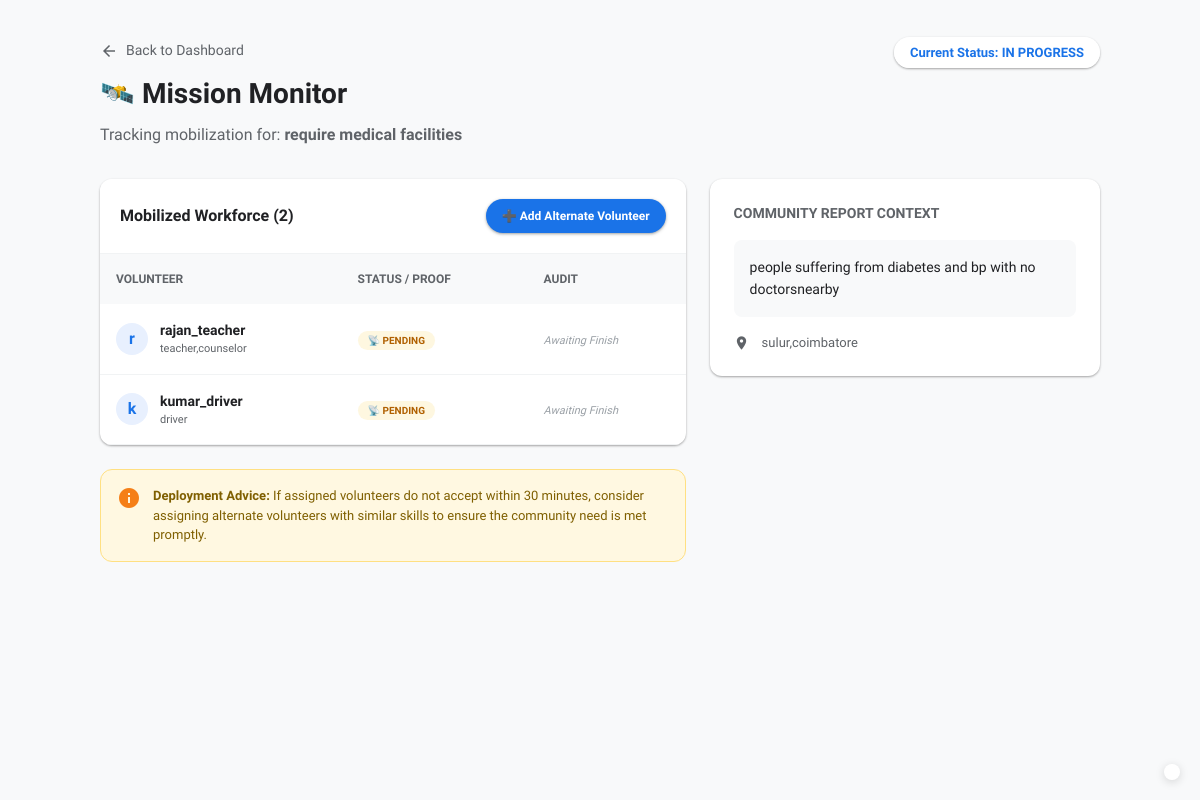
The app's page /needs/track/9/ (signed in) with its own data.
### core/models.py (models this page shows, shortened)
class NeedReport(models.Model):
    CATEGORY_CHOICES = [
        ('health', '🏥 Health & Medical'),
        ('education', '🎓 Education'),
        ('food', '🍱 Food & Nutrition'),
        ('infrastructure', '🏗️ Infrastructure'),
        ('sanitation', '🚿 Sanitation & Water'),
        ('elderly', '👵 Elderly & Disabled Care'),
        ('other', '📌 Other'),
    ]
    STATUS_CHOICES = [
        ('pending', 'Pending'),
        ('in_progress', 'In Progress'),
        ('awaiting_verification', 'Awaiting Verification'),
        ('resolved', 'Resolved'),
    ]
    URGENCY_CHOICES = [
        ('high', '🔴 High'),
        ('medium', '🟡 Medium'),
        ('low', '🟢 Low'),
        ('unscored', 'Not Scored Yet'),
    ]
    SOURCE_CHOICES = [
        ('digital', 'Digital Submission'),
        ('digitized', 'Digitized Document'),
        ('public', 'Public Report'),
    ]
    title = models.CharField(max_length=200)
    description = models.TextField()
    category = models.CharField(max_length=50, choices=CATEGORY_CHOICES)
    status = models.CharField(max_length=30, choices=STATUS_CHOICES, default='pending')
    urgency = models.CharField(max_length=20, choices=URGENCY_CHOICES, default='unscored')
    ai_recommendation = models.TextField(blank=True, default='')
    ai_scored = models.BooleanField(default=False)
    location_name = models.CharField(max_length=200)
    latitude = models.FloatField(null=True, blank=True)
    longitude = models.FloatField(null=True, blank=True)
    photo = models.ImageField(upload_to='needs/', blank=True, null=True)
    source = models.CharField(max_length=20, choices=SOURCE_CHOICES, default='digital')
    submitted_by = models.ForeignKey(
        User,
        on_delete=models.SET_NULL,
        null=True,
        blank=True,
        related_name='submitted_needs'
    )
    ngo = models.ForeignKey(
        NGO,
        on_delete=models.SET_NULL,
        null=True,
        blank=True,
        related_name='needs'
    )
    created_at = models.DateTimeField(auto_now_add=True)
    updated_at = models.DateTimeField(auto_now=True)
    class Meta:
        ordering = ['-created_at']

class Assignment(models.Model):
    STATUS_CHOICES = [
        ('assigned', 'Assigned'),
        ('accepted', 'Accepted'),
        ('in_progress', 'In Progress'),
        ('completed', 'Completed'),
        ('cancelled', 'Cancelled'),
    ]
    need = models.ForeignKey(
        NeedReport,
        on_delete=models.CASCADE,
        related_name='assignments'
    )
    volunteer = models.ForeignKey(
        User,
        on_delete=models.CASCADE,
        related_name='assignments'
    )
    assigned_by = models.ForeignKey(
        User,
        on_delete=models.SET_NULL,
        null=True,
        related_name='created_assignments'
    )
    status = models.CharField(
        max_length=20,
        choices=STATUS_CHOICES,
        default='assigned'
    )
    ai_recommendation = models.TextField(blank=True, default='')
    notes = models.TextField(blank=True, default='')
    completion_photo = models.ImageField(
        upload_to='completions/',
        blank=True,
        null=True
    )
    completion_notes = models.TextField(blank=True, default='')
    assigned_at = models.DateTimeField(auto_now_add=True)
    updated_at = models.DateTimeField(auto_now=True)
    completed_at = models.DateTimeField(null=True, blank=True)
    is_verified = models.BooleanField(default=False)
    verified_at = models.DateTimeField(null=True, blank=True)

class User(AbstractUser):
    role = models.CharField(
        max_length=20,
        choices=Role.choices,
        default=Role.PUBLIC
    )
    ngo = models.ForeignKey(
        NGO,
        on_delete=models.SET_NULL,
        null=True,
        blank=True,
        related_name='members'
    )
    phone = models.CharField(max_length=15, blank=True, default='')
    profile_photo = models.ImageField(
        upload_to='profiles/',
        blank=True,
        null=True
    )
    created_at = models.DateTimeField(auto_now_add=True)
    def is_ngo_manager(self):
        return self.role == Role.NGO_MANAGER

class VolunteerProfile(models.Model):
    SKILL_CHOICES = [
        ('doctor', 'Doctor'),
        ('nurse', 'Nurse'),
        ('teacher', 'Teacher'),
        ('engineer', 'Engineer'),
        ('driver', 'Driver'),
        ('cook', 'Cook'),
        ('counselor', 'Counselor'),
        ('technician', 'Technician'),
        ('social_worker', 'Social Worker'),
        ('other', 'Other'),
    ]
    user = models.OneToOneField(
        User,
        on_delete=models.CASCADE,
        related_name='volunteer_profile'
    )
    skills = models.CharField(max_length=500, default='')
    availability = models.BooleanField(default=True)
    location = models.CharField(max_length=200, blank=True, default='')
    latitude = models.FloatField(null=True, blank=True)
    longitude = models.FloatField(null=True, blank=True)
    tasks_completed = models.IntegerField(default=0)
    is_verified = models.BooleanField(default=False)
    joined_at = models.DateTimeField(auto_now_add=True)

### core/views.py (the view)
# urls.py: path('needs/track/<int:need_id>/', views.track_mission, name='track_mission'),
@login_required
def track_mission(request, need_id):
    if not request.user.is_ngo_manager() and not request.user.is_superuser:
        return redirect('dashboard')
    try:
        need = NeedReport.objects.get(id=need_id, ngo=request.user.ngo)
    except NeedReport.DoesNotExist:
        return redirect('manager_dashboard')
    assignments = Assignment.objects.filter(need=need).select_related('volunteer', 'volunteer__volunteer_profile')
    return render(request, 'assignments/track.html', {
        'need': need,
        'assignments': assignments,
    })

### core/context_processors.py (called while the page is built)
def google_maps_key(request):
    return {
        'GOOGLE_MAPS_API_KEY': settings.GOOGLE_MAPS_API_KEY
    }

### core/templates/assignments/track.html (shortened to what this page needs)
{% extends 'base.html' %}
{% block content %}
<div style="min-height:100vh; background:#f8f9fa; padding: 40px 20px;">
    <div style="max-width: 1000px; margin: 0 auto;">
        <div style="display: flex; justify-content: space-between; align-items: flex-start; margin-bottom: 32px;">
            <div>
                <a href="{% url 'manager_dashboard' %}" style="display: flex; align-items: center; gap: 8px; color: var(--text-secondary); text-decoration: none; font-size: 14px; margin-bottom: 12px; font-weight: 500;">
                    <span class="material-icons" style="font-size: 18px;">arrow_back</span> Back to Dashboard
                </a>
                <h1 style="font-size: 28px; font-weight: 700; color: var(--text-primary); margin-bottom: 8px;">🛰️ Mission Monitor</h1>
                <p style="color: var(--text-secondary); font-size: 16px;">Tracking mobilization for: <strong>{{ need.title }}</strong></p>
            </div>
            <div style="text-align: right;">
                <span style="background: white; padding: 8px 16px; border-radius: 20px; font-size: 13px; font-weight: 600; color: {% if need.status == 'resolved' %}#34a853{% else %}#1a73e8{% endif %}; box-shadow: var(--shadow);">
                    Current Status: {{ need.get_status_display|upper }}
                </span>
            </div>
        </div>
        <div style="display: grid; grid-template-columns: 1.5fr 1fr; gap: 24px;">
            <div>
                <div class="card" style="padding: 0; overflow: hidden; margin-bottom: 24px;">
                    <div style="padding: 20px; border-bottom: 1px solid #f1f3f4; background: white; display: flex; justify-content: space-between; align-items: center;">
                        <h3 style="font-size: 16px; font-weight: 700; color: var(--text-primary);">Mobilized Workforce ({{ assignments.count }})</h3>
                        <a href="{% url 'assign_volunteer' need.id %}" class="btn-primary" style="padding: 8px 16px; font-size: 12px; border-radius: 20px; text-decoration: none;">
                            ➕ Add Alternate Volunteer
                        </a>
                    </div>
                    <table style="width: 100%; border-collapse: collapse;">
                        <thead style="background: #f8f9fa;">
                            <tr>
                                <th style="padding: 16px; text-align: left; font-size: 12px; font-weight: 700; color: var(--text-secondary); text-transform: uppercase;">Volunteer</th>
                                <th style="padding: 16px; text-align: left; font-size: 12px; font-weight: 700; color: var(--text-secondary); text-transform: uppercase;">Status / Proof</th>
                                <th style="padding: 16px; text-align: left; font-size: 12px; font-weight: 700; color: var(--text-secondary); text-transform: uppercase;">Audit</th>
                            </tr>
                        </thead>
                        <tbody>
                            {% for assignment in assignments %}
                            <tr style="border-bottom: 1px solid #f1f3f4;">
                                <td style="padding: 16px;">
                                    <div style="display: flex; align-items: center; gap: 12px;">
                                        <div style="width: 32px; height: 32px; background: #e8f0fe; border-radius: 50%; display: flex; align-items: center; justify-content: center; color: #1a73e8; font-weight: 700;">
                                            {{ assignment.volunteer.username|slice:":1" }}
                                        </div>
                                        <div>
                                            <p style="font-size: 14px; font-weight: 600; color: var(--text-primary);">{{ assignment.volunteer.username }}</p>
                                            <p style="font-size: 11px; color: var(--text-secondary);">{{ assignment.volunteer.volunteer_profile.skills|truncatechars:20 }}</p>
                                        </div>
                                    </div>
                                </td>
                                <td style="padding: 16px;">
                                    <div style="display: flex; flex-direction: column; gap: 8px;">
                                        <div>
                                            {% if assignment.status == 'assigned' %}
                                            <span style="background: #fef7e0; color: #b06000; padding: 4px 10px; border-radius: 12px; font-size: 10px; font-weight: 700;">📡 PENDING</span>
                                            {% elif assignment.status == 'accepted' %}
                                            <span style="background: #e8f0fe; color: #1a73e8; padding: 4px 10px; border-radius: 12px; font-size: 10px; font-weight: 700;">🤝 ACCEPTED</span>
                                            {% elif assignment.status == 'completed' %}
                                            <span style="background: #e6f4ea; color: #34a853; padding: 4px 10px; border-radius: 12px; font-size: 10px; font-weight: 700;">✅ COMPLETED</span>
                                            {% else %}
                                            <span style="background: #f1f3f4; color: var(--text-secondary); padding: 4px 10px; border-radius: 12px; font-size: 10px; font-weight: 700;">{{ assignment.status|upper }}</span>
                                            {% endif %}
                                        </div>
                                    </div>
                                </td>
                                <td style="padding: 16px;">
                                    {% if assignment.is_verified %}
                                    <div style="display: flex; align-items: center; gap: 4px; color: #34a853; font-weight: 700; font-size: 13px;">
                                        <span class="material-icons" style="font-size: 18px;">verified</span> Verified
                                    </div>
                                    {% else %}
                                    <span style="font-size: 11px; color: #9aa0a6; font-style: italic;">Awaiting Finish</span>
                                    {% endif %}
                                </td>
                            </tr>
                            {% empty %}
                            <tr>
                                <td colspan="3" style="padding: 40px; text-align: center; color: var(--text-secondary);">
                                    No volunteers mobilized for this mission yet.
                                </td>
                            </tr>
                            {% endfor %}
                        </tbody>
                    </table>
                </div>
                {% if need.status != 'resolved' %}
                <div style="background: #fff8e1; border: 1px solid #ffe082; padding: 16px; border-radius: 12px; display: flex; align-items: flex-start; gap: 12px;">
                    <span class="material-icons" style="color: #f57f17;">info</span>
                    <p style="font-size: 13px; color: #7f5f00; line-height: 1.5;">
                        <strong>Deployment Advice:</strong> If assigned volunteers do not accept within 30 minutes, consider assigning alternate volunteers with similar skills to ensure the community need is met promptly.
                    </p>
                </div>
                {% endif %}
            </div>
            <div>
                <div class="card" style="margin-bottom: 24px;">
                    <h3 style="font-size: 14px; font-weight: 700; color: var(--text-secondary); text-transform: uppercase; margin-bottom: 16px;">Community Report Context</h3>
                    <div style="background: #f8f9fa; padding: 16px; border-radius: 8px; margin-bottom: 16px;">
                        <p style="font-size: 14px; line-height: 1.6; color: var(--text-primary);">{{ need.description }}</p>
                    </div>
                    <div style="display: flex; align-items: center; gap: 12px; font-size: 13px; color: var(--text-secondary);">
                        <span class="material-icons" style="font-size: 16px;">location_on</span> {{ need.location_name }}
                    </div>
                </div>
            </div>
        </div>
    </div>
</div>
{% endblock %}

### core/templates/base.html (style rules this page uses)
:root { --primary-blue: #1a73e8; --primary-red: #ea4335; --primary-yellow: #fbbc04; --primary-green: #34a853; --surface: #ffffff; --background: #f8f9fa; --text-primary: #202124; --text-secondary: #5f6368; --shadow: 0 1px 3px rgba(0,0,0,0.12), 0 1px 2px rgba(0,0,0,0.24); --shadow-hover: 0 10px 20px rgba(0,0,0,0.19), 0 6px 6px rgba(0,0,0,0.23); }
* { margin: 0; padding: 0; box-sizing: border-box; }
body { font-family: 'Google Sans', 'Roboto', sans-serif; background: var(--background); color: var(--text-primary); line-height: 1.5; -webkit-font-smoothing: antialiased; }
.btn-primary { background: var(--primary-blue); color: white; border: none; border-radius: 24px; padding: 12px 32px; font-size: 14px; font-weight: 600; cursor: pointer; transition: all 0.2s; box-shadow: 0 1px 2px 0 rgba(60,64,67,0.3), 0 1px 3px 1px rgba(60,64,67,0.15); }
.card { background: var(--surface); border-radius: 12px; padding: 24px; box-shadow: var(--shadow); transition: box-shadow 0.3s cubic-bezier(0.4, 0, 0.2, 1); }

### records on screen
NeedReport: title "require medical facilities", status "IN PROGRESS", description "people suffering from diabetes and bp with no doctorsnearby", location_name "sulur,coimbatore"
Assignment: volunteer.username "r", volunteer.username "rajan_teacher", volunteer.volunteer_profile.skills "teacher,counselor", status "📡 PENDING", is_verified "Awaiting Finish"
Assignment: volunteer.username "k", volunteer.username "kumar_driver", volunteer.volunteer_profile.skills "driver", status "📡 PENDING", is_verified "Awaiting Finish"

### other values on screen
{{ assignments.count }} "2"
